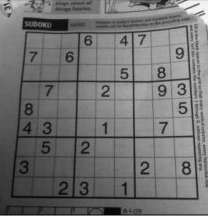
#> input picture OpenCV/Images/sudoku.png, 208 x 216 px, found by its file name
$ python img_gradients.py   (older library calls are emulated)
#> lines starting #> are read from the running program, lines starting #| are printed output that depends on the picture
import numpy as np
import cv2
from matplotlib import pyplot as plt

img = cv2.imread(r'C:\Users\wot-komal\Desktop\Komal_Training\Python_Training\OpenCV\Images\sudoku.png')
#> img is the input picture: shape (216, 208, 3); min 0, max 255, mean 113.1

laplacian = cv2.Laplacian(img,cv2.CV_64F)
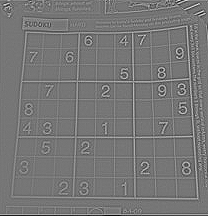
#> laplacian: shape (216, 208, 3) float64; min -251, max 288, mean -0.3; drawn with min black and max white
sobelx = cv2.Sobel(img,cv2.CV_64F,1,0,ksize=5)
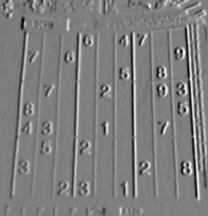
#> sobelx: shape (216, 208, 3) float64; min -5129, max 5282, mean 41.9; drawn with min black and max white
sobely = cv2.Sobel(img,cv2.CV_64F,0,1,ksize=5)
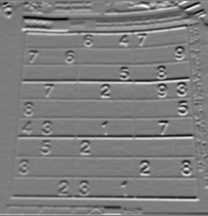
#> sobely: shape (216, 208, 3) float64; min -5599, max 5687, mean -34; drawn with min black and max white

plt.subplot(2,2,1),plt.imshow(img,cmap = 'gray')
plt.title('Original'), plt.xticks([]), plt.yticks([])
plt.subplot(2,2,2),plt.imshow(laplacian,cmap = 'gray')
plt.title('Laplacian'), plt.xticks([]), plt.yticks([])
plt.subplot(2,2,3),plt.imshow(sobelx,cmap = 'gray')
plt.title('Sobel X'), plt.xticks([]), plt.yticks([])
plt.subplot(2,2,4),plt.imshow(sobely,cmap = 'gray')
plt.title('Sobel Y'), plt.xticks([]), plt.yticks([])
plt.show()
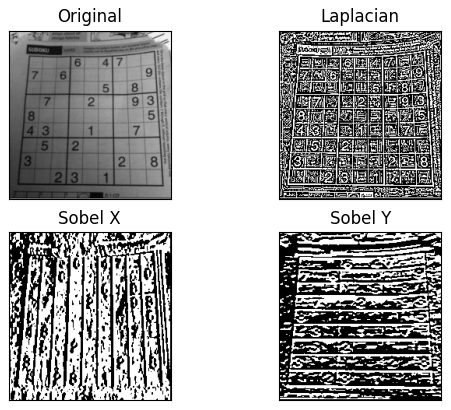
#> figure drawn by matplotlib, 4 panels


# [17 lines of commented-out code are left out]
